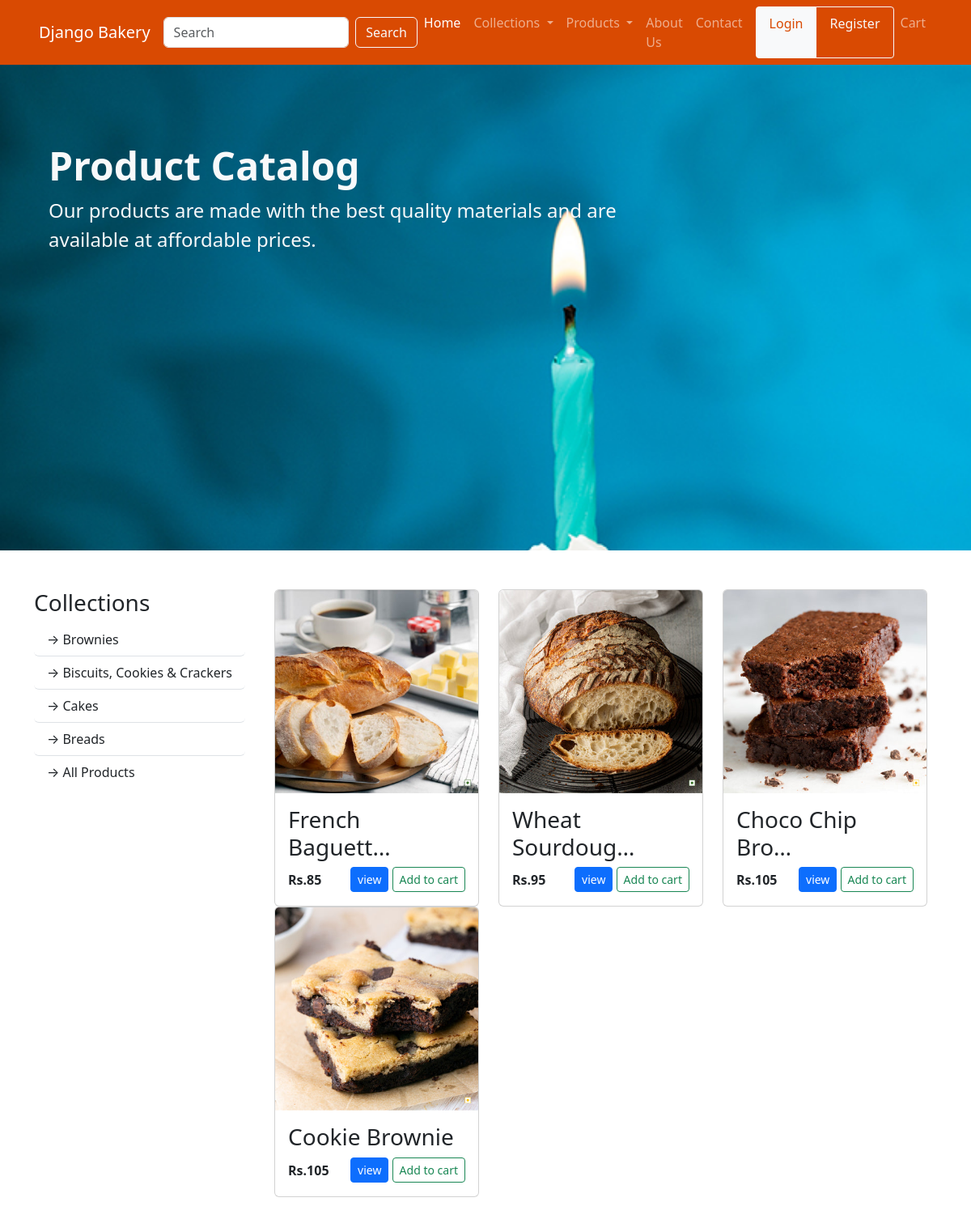
Page /product/all on the committed database.
### inventory/models.py (models this page shows, shortened)
class Collection(models.Model):
    name = models.CharField(max_length=50)
    desc = models.TextField()
    image = models.ImageField(upload_to="collection", blank=True, null=True)

class Product(models.Model):
    food_choices = (
        (0, 'Egg'),
        (1, 'Eggless')
    )
    collection = models.ForeignKey(Collection, on_delete=models.CASCADE, default=1)
    name = models.CharField(max_length=50)
    image = models.ImageField(upload_to="products")
    price = models.PositiveIntegerField(default=50)
    desc = models.TextField(null=True, blank=True)
    food_type = models.IntegerField(choices=food_choices, default=0)
    qty = models.FloatField(default=50.00, null=True, blank=True)
    ingredients = models.TextField(null=True, blank=True)
    is_new = models.BooleanField(default=True)
    is_best_seller = models.BooleanField(default=False)
    is_available = models.BooleanField(default=True)

### inventory/views.py (the view)
# urls.py: path('product/all', views.product_list, name='product_all'),
def product_list(request):
    return render(request, 'inventory/product_all.html', context={
        'products': Product.objects.all(),
        'collections': Collection.objects.all(),
    })

### cart/templatetags/cart_tags.py (called while the page is built)
@register.simple_tag(takes_context=True)
def count_cart_items(context):
    request = context.get('request')
    user = request.user
    if user.is_authenticated:
        if Cart.objects.filter(user=user).exists():
            cart = Cart.objects.get(user=user)
            return CartItem.objects.filter(cart=cart).count()
    return 0

### inventory/templatetags/inventory_tags.py (called while the page is built)
@register.simple_tag()
def get_collections():
    return Collection.objects.all()

@register.simple_tag()
def get_products():
    return Product.objects.all()

### templates/inventory/product_all.html (shortened to what this page needs)
{% extends 'layout/base.html' %}
{% load static %}
{% block content %}
<div class="p-5 mb-4 bg-light all-product-header text-light">
    <div class="container-fluid py-5">
        <h1 class="display-5 fw-bold">Product Catalog</h1>
        <p class="col-md-8 fs-4">
            Our products are made with the best quality materials and are available at affordable prices.
        </p>
    </div>
</div>
<div class="container my-5">
    <div class="row">
        <div class="col-md-3">
            <h3>Collections</h3>
            <ul class="list-group list-group-flush">
                {% for col in collections %}
                <li class="list-group-item {% if col.id == collection.id %}active{% endif %} rounded">
                    <a class="nav-link" href="{% url 'collection_detail' col.id %}">
                        &rightarrow; {{col.name}}
                    </a>
                </li>
                {% endfor %}
                <li class="list-group-item">
                    <a href="{% url 'product_all' %}" class="nav-link">
                        &rightarrow; All Products
                    </a>
                </li>
            </ul>
        </div>
        <div class="col-md-9">
            <div class="container-fluid">
                <div class="row">
                    {% for prd in products %}
                    <div class="col-md-4">
                        <div class="card">
                            <a href="{% url 'product_detail' prd.id %}" class="text-decoration-none">
                                <img src="{{prd.image.url}}" alt="{{prd.name}}" class="card-img-top">
                            </a>
                            <div class="card-body">
                                <h3 title="{{prd.name}}">
                                    <a href="{% url 'product_detail' prd.id %}" class="text-decoration-none text-dark">
                                        {{prd.name|truncatechars:15}}
                                    </a>
                                </h3>
                                <div class="d-flex justify-content-between">
                                    <p class="fw-bold my-1">Rs.{{prd.price}}</p>
                                    <div class="">
                                        <a href="{% url 'product_detail' prd.id %}" class="btn btn-primary btn-sm">
                                            view
                                        </a>
                                        <a hx-get="{% url 'add_to_cart' prd.id %}" class="btn btn-outline-success btn-sm">
                                            Add to cart
                                        </a>
                                    </div>
                                </div>
                            </div>
                        </div>
                    </div>
                    {% empty %}
                    <div class="alert alert-warning" role="alert">
                        <strong>No Products available</strong> Check later!
                    </div>
                    {% endfor %}
                </div>
            </div>
        </div>
    </div>
</div>
{% endblock content %}

### templates/layout/base.html (shortened to what this page needs)
<!doctype html>
<html lang="en">
<head>
    <link href="https://cdn.jsdelivr.net/npm/bootstrap@5.3.2/dist/css/bootstrap.min.css" rel="stylesheet"
 />
    <link rel="stylesheet" type="text/css" href="https://cdn.jsdelivr.net/npm/toastify-js/src/toastify.min.css">
</head>
<body hx-headers='{"X-CSRFToken": "{{ csrf_token }}"}'>
    <header>
        {% include 'components/navbar.html' %}
    </header>
    <main>
        {% block content %}{% endblock %}
    </main>
</body>
</html>

### templates/components/navbar.html (shortened to what this page needs)
{% load inventory_tags %}
{% load cart_tags %}
<nav class="navbar navbar-expand-lg navbar-dark px-5" style="background-color: #d94a02;">
    <a class="navbar-brand" href="{% url 'home' %}">Django Bakery</a>
    <div class="collapse navbar-collapse" id="collapsibleNavId">
        <form class="d-flex my-2 my-lg-0">
            <input class="form-control me-sm-2" type="text" placeholder="Search" />
            <button class="btn btn-outline-light my-2 my-sm-0" type="submit">
                Search
            </button>
        </form>
        <ul class="navbar-nav ms-auto mt-2 mt-lg-0">
            <li class="nav-item">
                <a class="nav-link active" href="{% url 'home' %}" aria-current="page">Home </a>
            </li>
            <li class="nav-item dropdown">
                <a class="nav-link dropdown-toggle" href="#" id="dropdownId" data-bs-toggle="dropdown"
                    aria-haspopup="true" aria-expanded="false">
                    Collections
                </a>
            </li>
            <li class="nav-item dropdown">
                <a class="nav-link dropdown-toggle" href="#" id="dropdownId" data-bs-toggle="dropdown"
                    aria-haspopup="true" aria-expanded="false">
                    Products
                </a>
            </li>
            <li class="nav-item"><a href="{% url 'about' %}" class="nav-link">About Us</a></li>
            <li class="nav-item"><a href="{% url 'contact' %}" class="nav-link">Contact</a></li>
            {% if not user.is_authenticated %}
            <div class="btn-group ms-2">
                <li class="btn btn-sm btn-light my-2 my-sm-0 py-0 px-2">
                    <a class="nav-link fs-6" href="{% url 'login' %}" style="color: #d94a02;">Login</a>
                </li>
                <li class="btn btn-sm btn-light my-2 my-sm-0 py-0 px-2" style="background-color: #d94a02;">
                    <a class="nav-link text-light fs-6" href="{% url 'register' %}">Register</a>
                </li>
            </div>
            {% endif %}
            <li class="nav-item">
                <a href="{% url 'view_cart' %}" class="nav-link">
                    Cart
                </a>
            </li>
        </ul>
    </div>
</nav>

### rows in the picture
Collection: name "Brownies"
Collection: name "Biscuits, Cookies & Crackers"
Collection: name "Cakes"
Collection: name "Breads"
Product: image (picture), name "French Baguett…", price "85"
Product: image (picture), name "Wheat Sourdoug…", price "95"
Product: image (picture), name "Choco Chip Bro…", price "105"
Product: image (picture), name "Cookie Brownie", price "105"
